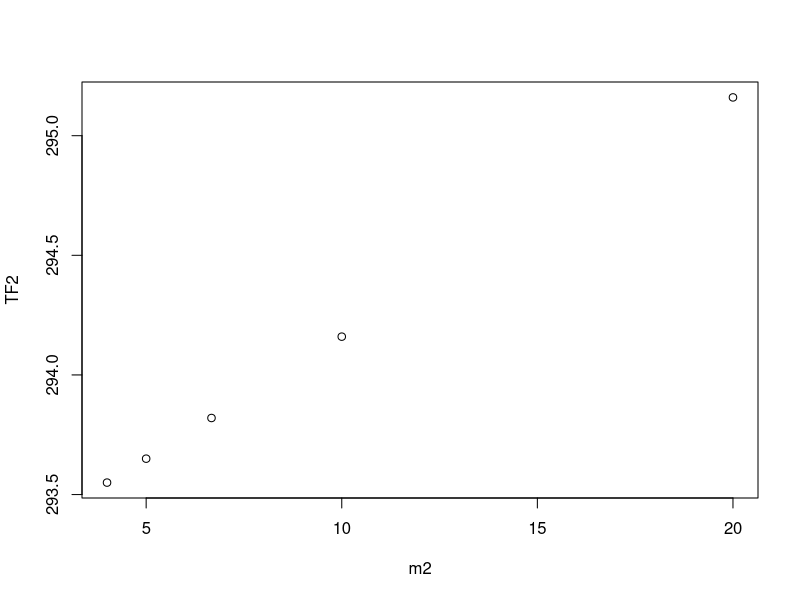
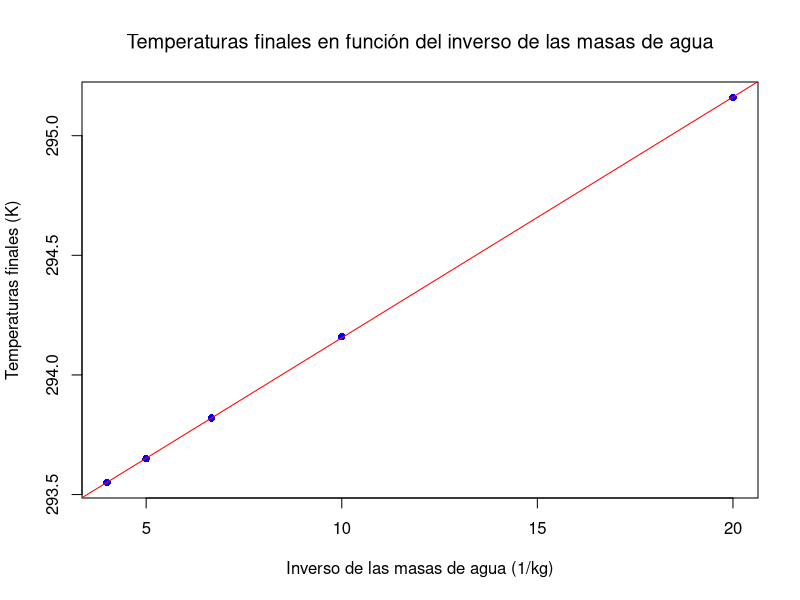

The R source for these figures, in order:
#######Con los datos de la Tabla 2, grafique T_f en función de 1/m ##########
#creando la tbl2
tf2 <- c(295.16, 294.16, 293.82, 293.65, 293.55)
m2 <- c(20, 10, 6.67, 5, 4)
#creando la tabla con los dos vectores y sera guardado en tbl2
tbl2 <- data.frame(m2 = m2, TF2=tf2)
tbl2
#graficando la tabla 2, y se observa tambien que es una recta, entonces se puede hacer su regresion lineal.
plot(tbl2)
#haciendo la regresion para la tabla 2 (y~x, data)
regresion2 <- lm(tf2 ~ m2, data = tbl2)
#mostrando el resumen de la regresion 2 donde se vera el intercepto y la pendiente.
summary(regresion2)
#graficando, y tabien se añadira la recta de la regresion
plot(tbl2, xlab="Inverso de las masas de agua (1/kg)", ylab="Temperaturas finales (K)", main="Temperaturas finales en función del inverso de las masas de agua", 
     font.main=7, pch=16, lwd=7, col="blue")
abline(regresion2, col="red")